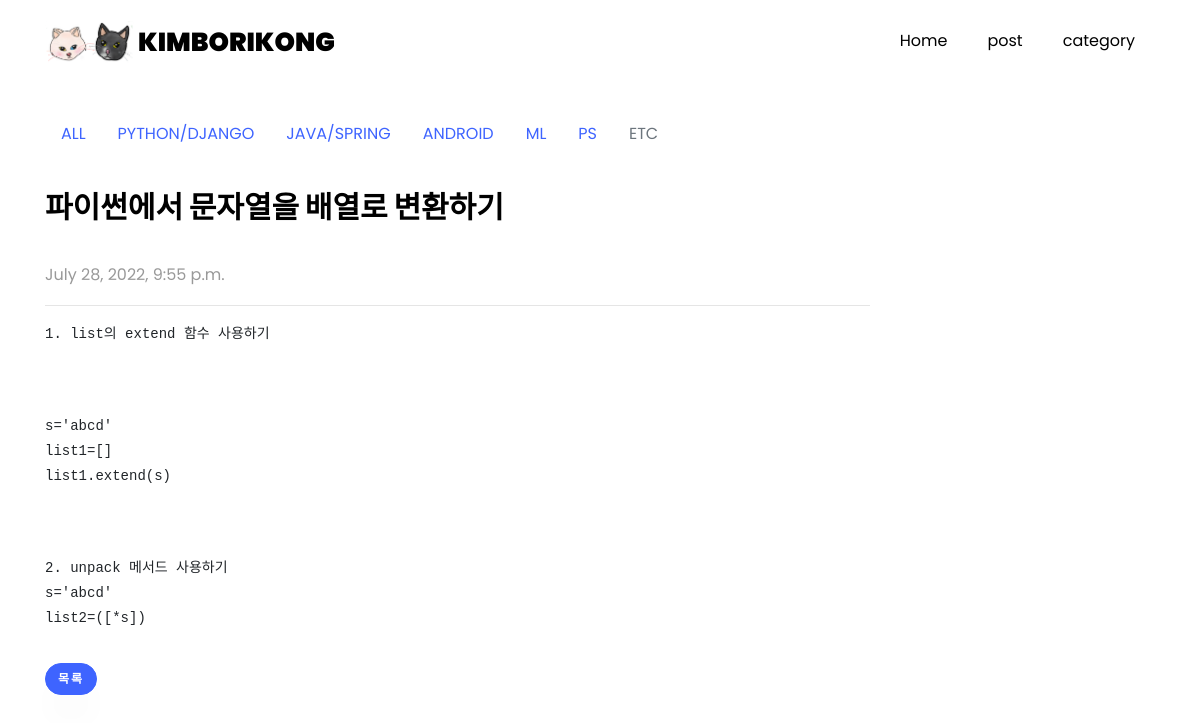
The page /blog/1 on the database its author committed.
### main/models.py (models this page shows, shortened)
class Post(models.Model):
    CATEGORIES = (
        ('PYTHON/DJANGO', 'python/django'),
        ('JAVA/SPRING', 'java/spring'),
        ('ANDROID', 'android'),
        ('ML', 'ml'),
        ('PS', 'ps'),
        ('ETC', 'etc')
    )
    category = models.CharField(max_length=200, default="etc", choices=CATEGORIES)
    postname=models.CharField(max_length=100)
    contents=models.TextField()
    mainphoto=models.ImageField(blank=True,null=True)
    subphoto1=models.ImageField(blank=True, null=True)
    subphoto1 = models.ImageField(blank=True, null=True)
    subphoto2 = models.ImageField(blank=True, null=True)
    subphoto3 = models.ImageField(blank=True, null=True)
    subphoto4 = models.ImageField(blank=True, null=True)
    subphoto5 = models.ImageField(blank=True, null=True)
    subphoto6 = models.ImageField(blank=True, null=True)
    subphoto7 = models.ImageField(blank=True, null=True)
    subphoto8 = models.ImageField(blank=True, null=True)
    subphoto9 = models.ImageField(blank=True, null=True)
    created_at = models.DateTimeField(auto_now_add=True)
    updated_at = models.DateTimeField(auto_now=True)

### main/views.py (the view)
# urls.py: path('blog/<int:pk>',posting,name='posting'),
def posting(request, pk):
    post = Post.objects.get(pk=pk)
    return render(request, 'main/posting.html', {'post': post})

### main/templates/main/posting.html (shortened to what this page needs)
<!DOCTYPE html>
{% load static %}
<html lang="en">
<head>
	<link rel="stylesheet" href="{% static 'css/animate.css' %}">
	<link rel="stylesheet" href="{% static 'css/style2.css' %}">
</head>
<body data-spy="scroll" data-target=".site-navbar-target" data-offset="300">
	{% include "./components/nav.html" %}
    <section class="ftco-section ftco-no-pb goto-here" id="post-section">
		<div class="container">
			<div class="row">
				<div class="col-md-9" >
					<div id="page-1" class="page one">
						{% include "./components/c_nav.html" %}
						<h2 class="heading">{{post.postname}}</h2>
    <p>{{post.created_at}}</p>
						<hr/>
    <pre>{{post.contents|linebreaks}}</pre>
                         <a class="btn btn-primary" href="/" role="button">목록</a>
					</div>
				</div>
			</div>
		</div>
	</section>
</body>
</html>

### rows shown on the page
Post: postname "파이썬에서 문자열을 배열로 변환하기", created_at "July 28, 2022, 9:55 p.m.", contents "1. list의 extend 함수 사용하기 s='abcd' list1=[] list1.extend(s) 2. unpack 메서드 사용하기 s='abcd' list2=([*s])"
